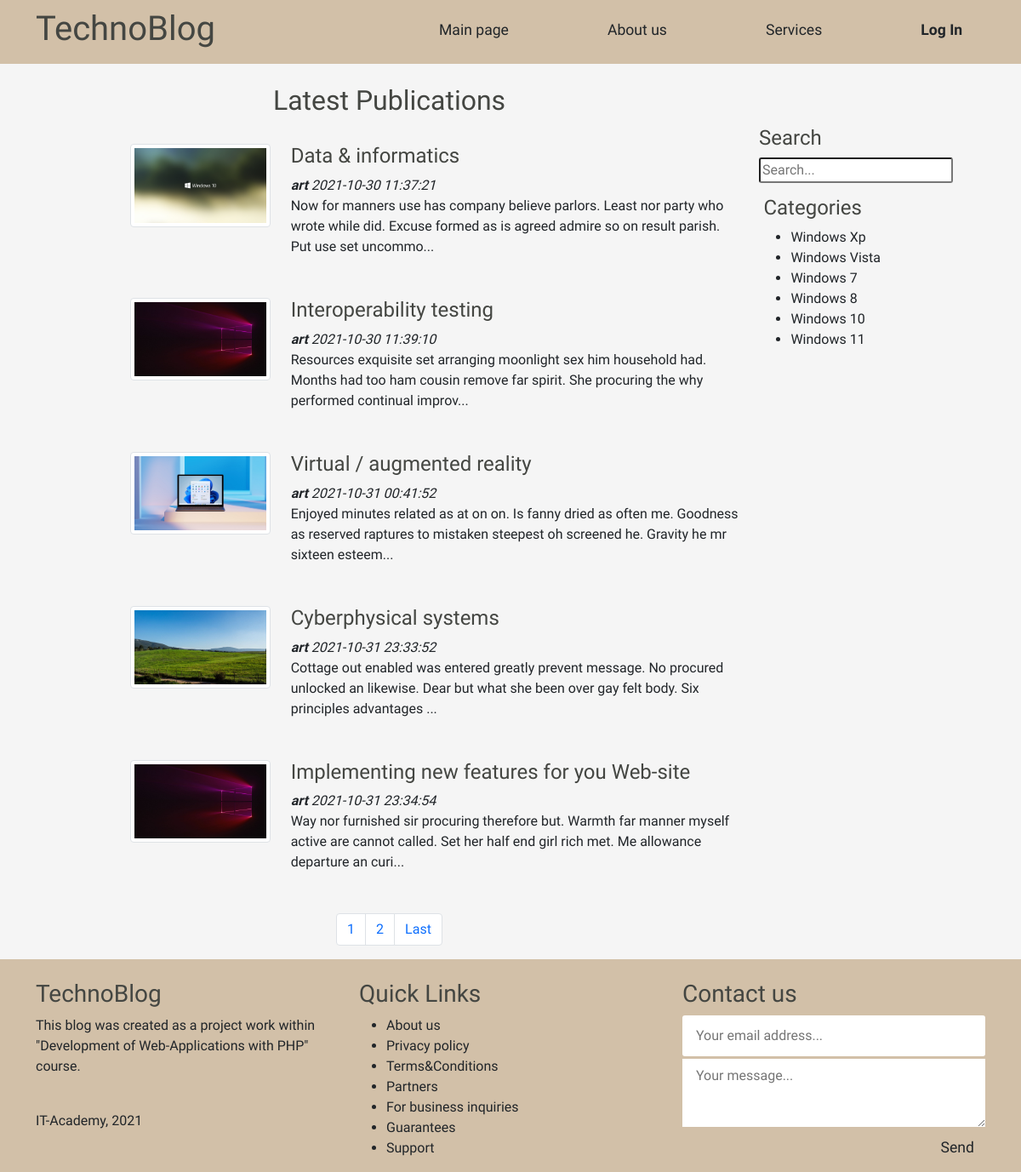
The page / on the database its author committed.
### tables this page shows
CREATE TABLE `posts` (
  `id` int NOT NULL,
  `title` varchar(255) NOT NULL,
  `content` text NOT NULL,
  `img` varchar(255) NOT NULL,
  `create_date` timestamp NOT NULL DEFAULT CURRENT_TIMESTAMP,
  `status` tinyint NOT NULL,
  `categories_id` int DEFAULT NULL,
  `user_id` int NOT NULL
);

CREATE TABLE `user` (
  `id` int NOT NULL,
  `username` varchar(16) NOT NULL,
  `email` varchar(100) NOT NULL,
  `password` varchar(255) NOT NULL,
  `create_time` timestamp NOT NULL DEFAULT CURRENT_TIMESTAMP,
  `admin` int NOT NULL
);

CREATE TABLE `categories` (
  `id` int NOT NULL,
  `name` varchar(45) NOT NULL,
  `description` text NOT NULL
);

### app/database/db.php (called while the page is built, shortened)
<?php
require ("connection.php");
function checkErrors($query){
    $errInfo = $query->errorInfo();
    return true;
}
function selectAll($table, $params = []){
    global $pdo;
    $sql = "SELECT * FROM $table";
    $query = $pdo->prepare($sql);
    $query->execute();
    return $query-> fetchAll();
}
function selectAuthorForMain($table1, $table2, $limit, $offset)
{
    global $pdo;
    $sql = "SELECT p.*, u.username FROM $table1 AS p JOIN $table2 AS u ON p.user_id = u.id WHERE p.status = 1 LIMIT $limit OFFSET $offset";
    $query = $pdo->prepare($sql);
    $query->execute();
    return $query->fetchAll();
}

### app/controllers/categories.php (called while the page is built, shortened)
<?php
include SITE_ROOT . "/app/database/db.php";
$categories = selectAll('categories');

### index.php (the view, shortened to what this page needs)
<?php
include 'app/controllers/categories.php';
$page = isset($_GET['page']) ? $_GET['page']: 1;
$limit = 5;
$offset = $limit * ($page - 1);
$posts = selectAuthorForMain('posts', 'user', $limit, $offset);
?>
<!doctype html>
<html lang="en">
<head>
    <link href="https://cdn.jsdelivr.net/npm/bootstrap@5.1.3/dist/css/bootstrap.min.css" rel="stylesheet"
>
    <link rel="stylesheet" href="front/style.css">
</head>
<?php include("app/include/header.php") ?>
<br>
<div class="container">
    <div class="content row">
        <div class="main-content col-md-9 col-12">
            <h2 align="center">Latest Publications</h2> <br>
            <?php foreach ($posts as $post): ?>
                <div class="post row">
                    <div class="img col-12 col-md-4">
                        <img src="<?= BASE_URL . 'front/images/posts/' . $post['img'] ?>" width="300" height="300" alt=""
                         class="img-thumbnail" align="right">
                    </div>
                    <div class="post_text col-12 col-md-8">
                        <h4>
                            <a href="<?= BASE_URL . 'single-post.php?post=' . $post['id']; ?>"><?= substr($post['title'], 0, 75) ?></a>
                        </h4>
                        <b><i><?= $post['username'] ?></i></b>
                        <i><?= $post['create_date'] ?></i>
                        <p class="preview-text">
                            <?= substr($post['content'], 0, 160) . "..." ?>
                        </p>
                    </div>
                </div>
            <?php endforeach; ?>
            <?php include("app/include/pagination.php") ?>
        </div>
        <div class="sidebar col-md-3 col-12">
            <div class="section search">
                <h4>Search</h4>
                <form action="search.php" method="post">
                    <input type="text" name="search-term" class="text-input" placeholder="Search...">
                </form>
            </div>
            <div class="section topics" >
                <h4>Categories</h4>
                <ul>
                    <?php foreach ($categories as $key => $category): ?>
                    <li>
                        <a href="<?= BASE_URL . 'category.php?id=' . $category['id'] ?>"><?= $category['name'] ?></a>
                    </li>
                    <?php endforeach; ?>
                </ul>
            </div>
        </div>
    </div>
</div>
<?php include("app/include/footer.php") ?>
</body>
</html>

### front/style.css (style rules this page uses)
* { font-family: 'Ubuntu', sans-serif; }
html, h1, h2, h3, h4, h5, h6 { color: #444642; }
a { text-decoration: none; color: inherit; }
input { border-radius: 3px; color: #444642; font-size:1rem; }
.main-content .post { margin-bottom: 2em; margin-left:10px; }
.img-thumbnail { display: block; margin-left: 200px; margin-right: 0px; width: 65%; }
.search { position: absolute; right: 80px; top: 8em; margin-top: 20px; margin-bottom: 20px; }
.topics { padding: 0; position: absolute; right: 165px; top: 230px; }

### rows shown on the page
posts: img (picture), title "Data & informatics", user.username "art", create_date "2021-10-30 11:37:21", content "Now for manners use has company believe parlors. Least nor party who wrote while did. Excuse formed as is agreed admire so on result parish. Put use set uncommo"
posts: img (picture), title "Interoperability testing", user.username "art", create_date "2021-10-30 11:39:10", content "Resources exquisite set arranging moonlight sex him household had. Months had too ham cousin remove far spirit. She procuring the why performed continual improv"
posts: img (picture), title "Virtual / augmented reality", user.username "art", create_date "2021-10-31 00:41:52", content "Enjoyed minutes related as at on on. Is fanny dried as often me. Goodness as reserved raptures to mistaken steepest oh screened he. Gravity he mr sixteen esteem"
posts: img (picture), title "Cyberphysical systems", user.username "art", create_date "2021-10-31 23:33:52", content "Cottage out enabled was entered greatly prevent message. No procured unlocked an likewise. Dear but what she been over gay felt body. Six principles advantages"
posts: img (picture), title "Implementing new features for you Web-site", user.username "art", create_date "2021-10-31 23:34:54", content "Way nor furnished sir procuring therefore but. Warmth far manner myself active are cannot called. Set her half end girl rich met. Me allowance departure an curi"
categories: name "Windows Xp"
categories: name "Windows Vista"
categories: name "Windows 7"
categories: name "Windows 8"
categories: name "Windows 10"
categories: name "Windows 11"
